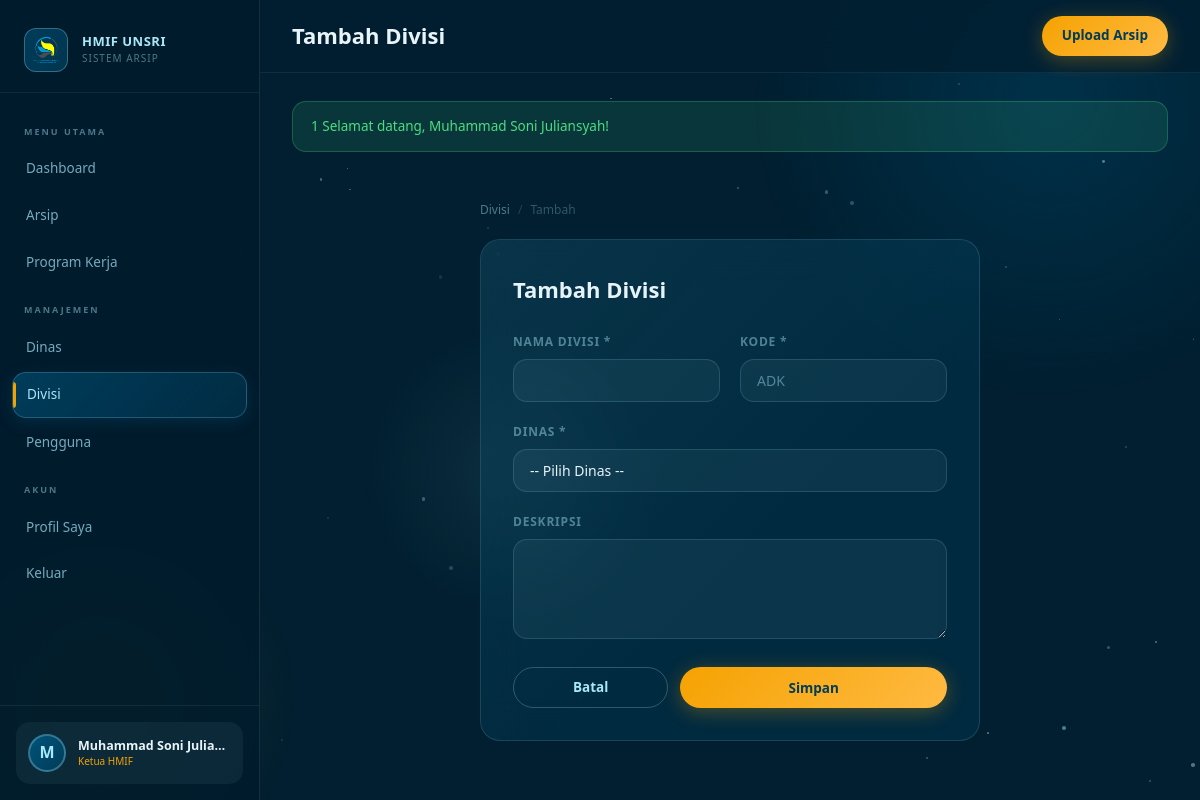
Screenshot of /divisions/create.php (signed in) with the database file from the repository.
### tables this page shows
CREATE TABLE users (
    id INT PRIMARY KEY AUTO_INCREMENT,
    email VARCHAR(100) UNIQUE NOT NULL,
    password VARCHAR(255) NOT NULL,
    nama_lengkap VARCHAR(100) NOT NULL,
    foto_profil VARCHAR(255) NULL,
    role ENUM('ketua','waketua','sekum','bendum','kadin','wakadin','kadiv','staf') NOT NULL,
    department_id INT NULL,
    division_id INT NULL,
    is_active TINYINT(1) DEFAULT 1,
    created_at TIMESTAMP DEFAULT CURRENT_TIMESTAMP,
    updated_at TIMESTAMP DEFAULT CURRENT_TIMESTAMP ON UPDATE CURRENT_TIMESTAMP
);

### src/middleware/auth.php (called while the page is built, shortened)
<?php
function getCurrentUser() {
    $db = getDB();
    $stmt = $db->prepare("
        SELECT u.*, d.nama as dept_nama, d.kode as dept_kode,
               dv.nama as div_nama, dv.kode as div_kode
        FROM users u
        LEFT JOIN departments d ON u.department_id = d.id
        LEFT JOIN divisions dv ON u.division_id = dv.id
        WHERE u.id = ? AND u.is_active = 1
    ");
    $stmt->execute([$_SESSION['user_id']]);
    return $stmt->fetch();
}
function isAdmin($user = null) {
    return $user && in_array($user['role'], ROLE_ADMIN);
}
function getRoleLabel($role) {
    $labels = [
        'ketua' => 'Ketua HMIF',
        'waketua' => 'Wakil Ketua',
        'sekum' => 'Sekretaris Umum',
        'bendum' => 'Bendahara Umum',
        'kadin' => 'Kepala Dinas',
        'wakadin' => 'Wakil Kepala Dinas',
        'kadiv' => 'Kepala Divisi',
        'staf' => 'Staf',
    ];
    return $labels[$role] ?? $role;
}

### src/helpers/functions.php (called while the page is built, shortened)
<?php
function sanitize($str) {
    return htmlspecialchars(trim($str), ENT_QUOTES, 'UTF-8');
}
function getFlash() {
    if (isset($_SESSION['flash'])) {
        $flash = $_SESSION['flash'];
        return $flash;
    }
    return null;
}

### divisions/create.php (the view, shortened to what this page needs)
<?php
$pageTitle = 'Tambah Divisi';
require_once __DIR__ . '/../template/header.php';
?>
<div class="page-content"><div style="max-width:500px;margin:0 auto">
<div class="breadcrumb" style="margin-bottom:20px" data-animate><a href="<?= APP_URL ?>/divisions/index.php">Divisi</a><span>/</span><span style="color:var(--text-secondary)">Tambah</span></div>
<div class="glass-card" style="padding:32px" data-animate>
<h2 style="font-family:var(--font-display);font-size:22px;font-weight:700;margin-bottom:24px">Tambah Divisi</h2>
<form method="POST">
<div class="form-row">
    <div class="form-group"><label class="form-label">Nama Divisi *</label><input type="text" name="nama" class="form-control" value="<?= sanitize($_POST['nama']??'') ?>" required></div>
    <div class="form-group"><label class="form-label">Kode *</label><input type="text" name="kode" class="form-control" placeholder="ADK" value="<?= sanitize($_POST['kode']??'') ?>" required maxlength="10"></div>
</div>
<div class="form-group"><label class="form-label">Dinas *</label>
    <select name="department_id" class="form-control" required>
        <option value="">-- Pilih Dinas --</option>
    </select>
</div>
<div class="form-group"><label class="form-label">Deskripsi</label><textarea name="deskripsi" class="form-control" rows="3"><?= sanitize($_POST['deskripsi']??'') ?></textarea></div>
<div style="display:flex;gap:12px"><a href="<?= APP_URL ?>/divisions/index.php" class="btn btn-outline" style="flex:1;justify-content:center">Batal</a><button type="submit" class="btn btn-primary" style="flex:2;justify-content:center">Simpan</button></div>
</form></div></div></div>
<?php require_once __DIR__ . '/../template/footer.php'; ?>

### template/header.php (shortened to what this page needs)
<?php
require_once __DIR__ . '/../src/middleware/auth.php';
require_once __DIR__ . '/../src/helpers/functions.php';
$currentUser = getCurrentUser();
$flash = getFlash();
function getAvatarSrc($user) {
    return null;
}
$avatarSrc = getAvatarSrc($currentUser);
$initials = strtoupper(substr($currentUser['nama_lengkap'], 0, 1));
?>
<!DOCTYPE html>
<html lang="id">
<head>
    <link rel="stylesheet" href="<?= APP_URL ?>/public/assets/css/main.css">
</head>
<body>
<div class="bg-animated"><div class="bg-orb"></div></div>
<aside class="sidebar" id="sidebar">
    <div class="sidebar-logo">
        <div style="width:44px;height:44px;border-radius:12px;background:linear-gradient(135deg,rgba(0,83,122,0.6),rgba(1,60,88,0.8));border:1.5px solid rgba(168,232,249,0.3);display:flex;align-items:center;justify-content:center;font-size:22px;flex-shrink:0;">
            <img src="<?= APP_URL ?>/public/assets/images/logo-hmif.png" alt="Logo" style="width:30px;height:30px;">
        </div>
        <div class="sidebar-logo-text">
            <div class="org-name">HMIF UNSRI</div>
            <div class="org-sub">Sistem Arsip</div>
        </div>
    </div>
    <nav class="sidebar-nav">
        <div class="nav-section-label">Menu Utama</div>
        <a href="<?= APP_URL ?>/dashboard.php" class="nav-item <?= (basename($_SERVER['PHP_SELF']) == 'dashboard.php') ? 'active' : '' ?>">
            <span>Dashboard</span>
        </a>
        <a href="<?= APP_URL ?>/archives/index.php" class="nav-item <?= (strpos($_SERVER['PHP_SELF'], '/archives/') !== false) ? 'active' : '' ?>">
            <span>Arsip</span>
        </a>
        <a href="<?= APP_URL ?>/programs/index.php" class="nav-item <?= (strpos($_SERVER['PHP_SELF'], '/programs/') !== false) ? 'active' : '' ?>">
            <span>Program Kerja</span>
        </a>
        <?php if (isAdmin($currentUser) || isDeptManager($currentUser)): ?>
        <div class="nav-section-label">Manajemen</div>
        <a href="<?= APP_URL ?>/departments/index.php" class="nav-item <?= (strpos($_SERVER['PHP_SELF'], '/departments/') !== false) ? 'active' : '' ?>">
            <span>Dinas</span>
        </a>
        <?php if (isAdmin($currentUser)): ?>
        <a href="<?= APP_URL ?>/divisions/index.php" class="nav-item <?= (strpos($_SERVER['PHP_SELF'], '/divisions/') !== false) ? 'active' : '' ?>">
            <span>Divisi</span>
        </a>
        <a href="<?= APP_URL ?>/users/index.php" class="nav-item <?= (strpos($_SERVER['PHP_SELF'], '/users/') !== false) ? 'active' : '' ?>">
            <span>Pengguna</span>
        </a>
        <?php endif; ?>
        <?php endif; ?>
        <div class="nav-section-label">Akun</div>
        <a href="<?= APP_URL ?>/profile/index.php" class="nav-item <?= (strpos($_SERVER['PHP_SELF'], '/profile/') !== false) ? 'active' : '' ?>">
            <span>Profil Saya</span>
        </a>
        <a href="<?= APP_URL ?>/logout.php" class="nav-item" onclick="return confirm('Yakin ingin keluar?')">
            <span>Keluar</span>
        </a>
    </nav>
    <div class="sidebar-user">
        <a href="<?= APP_URL ?>/profile/index.php" class="sidebar-user-card">
            <?php if ($avatarSrc): ?>
                <img src="<?= $avatarSrc ?>" alt="Avatar" class="user-avatar">
            <?php else: ?>
                <div class="user-avatar-placeholder"><?= $initials ?></div>
            <?php endif; ?>
            <div class="flex-1" style="min-width:0">
                <div class="user-info-name"><?= sanitize($currentUser['nama_lengkap']) ?></div>
                <div class="user-info-role"><?= getRoleLabel($currentUser['role']) ?></div>
            </div>
        </a>
    </div>
</aside>
<div class="main-content">
    <header class="topbar">
        <div style="display: flex; align-items: center; gap: 16px;">
            <div>
                <div class="page-title">
                    <?= $pageTitle ?? 'Dashboard' ?>
                </div>
            </div>
        </div>
        <div class="topbar-actions">
            <?php if (!in_array($currentUser['role'], ROLE_STAFF)): ?>
            <a href="<?= APP_URL ?>/archives/upload.php" class="btn btn-primary">
                Upload Arsip
            </a>
            <?php endif; ?>
        </div>
    </header>
    <?php if ($flash): ?>
    <div class="page-content" style="padding-bottom:0">
        <div class="alert alert-<?= $flash['type'] == 'success' ? 'success' : ($flash['type'] == 'error' ? 'error' : 'info') ?>">
            <?= $flash['type'] == 'success' ? : ($flash['type'] == 'error' ? '❌' : 'ℹ️') ?>
            <?= sanitize($flash['message']) ?>
        </div>
    </div>
    <?php endif; ?>

### rows the page displays
users: nama_lengkap "M", nama_lengkap "Muhammad Soni Julia…", role "Ketua HMIF"

### other values shown
$pageTitle "Tambah Divisi"
$flash['message'] "Selamat datang, Muhammad Soni Juliansyah!"
